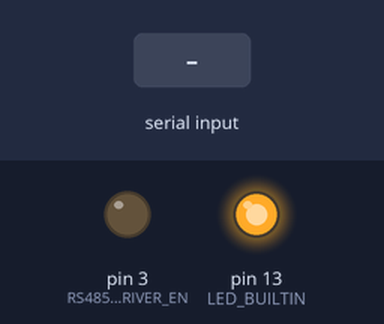
A sketch run on a simulated Arduino Uno, built with avr-gcc and run on an emulated ATmega328P. On the bench: output pins drawn as LEDs (lit = HIGH). Dashed ring = blinking. The inputs (shaded band) are chosen by the test bench. What the sketch prints to the serial monitor is not drawn.

Above: at 0.1 s.
At 0.84 s:
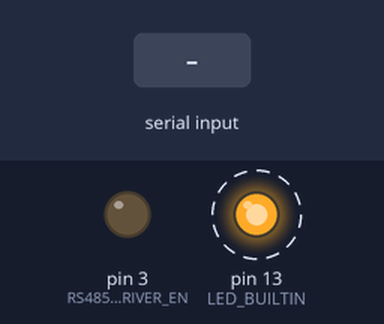
1.5 s: "1" received over Serial
At 2.07 s:
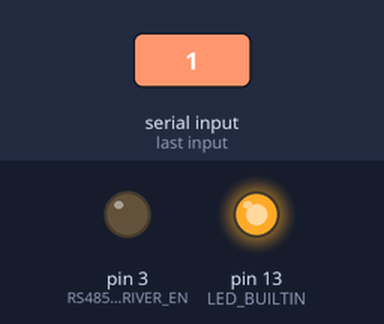
Timing chart, 0 to 10.5 s (numbered marks = the images above; inputs shaded):
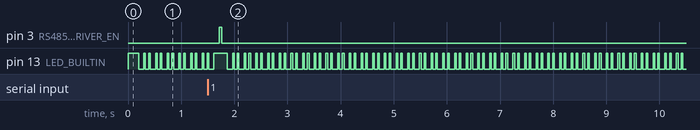

Measured:
- after the input at 1.5 s, pin 3 (RS485_DRIVER_EN): LOW → HIGH after 0.22 s, → LOW 0.05 s later

The sketch:

SerialClient.ino
```cpp
/*
  Serial_bus_Client
  Sample implementation of a shared serial bus over RS485 on Arduino UNO
  Auther: vipula Liyanaarachchi
  Date: 15th Dec 2021
  All rights reserved.

*/

#define RS485_DRIVER_EN 3

const int SERIAL_READ_TIMEOUT_MS=100;
const int SERIAL_BAUD_RATE=9600;

const int BUFFER_SIZE = 35;
char buf[BUFFER_SIZE];

// the setup function runs once when you press reset or power the board
void setup() {

  // initialize digital pin LED_BUILTIN as an output, and turn it off
  pinMode(LED_BUILTIN, OUTPUT);
  digitalWrite(LED_BUILTIN, LOW);

  //Configure the RS485 Driver Controller, and keep it disabled.
  pinMode(RS485_DRIVER_EN,OUTPUT);
  digitalWrite(RS485_DRIVER_EN,LOW);

  //initialize the Serial port that's connected to the IDE via USB.
  //This is a Full duplex URAT, so we need to use this for the
  //main communication.
  Serial.begin(SERIAL_BAUD_RATE);
  Serial.setTimeout(SERIAL_READ_TIMEOUT_MS); //set read time out to 100ms
  //We never get a full size packet so most of the time we time out at read.
  //Therefore the client timeout has to be lower than the HOST read time out
  //We are the client, so we can not Tx anything now.

  //Blink the LED for bebugging
  digitalWrite(LED_BUILTIN, HIGH);    // turn the LED on (HIGH is the voltage level)
  delay(200);                         // wait..
  digitalWrite(LED_BUILTIN, LOW);     // turn the LED off by making the voltage LOW
}

// the loop function runs over and over again forever
void loop() {

  //wait for the host.
  int rlen = Serial.readBytes(buf, BUFFER_SIZE);
  //We always return after the time out, as the BUFFER_SIZE is
  //larger than the host packet.

  if (rlen > 0) {

    //Validate the data packet here.

    //We need to give some time for the Host to disable the Driver before we can enable it.

    //Here we do this with a delay, and an LED blink patern
    digitalWrite(LED_BUILTIN, HIGH);    // turn the LED on (HIGH is the voltage level)
    delay(100);                         // This delay is not a random number.

    //Enable the Driver for transmission (Responce)
    digitalWrite(RS485_DRIVER_EN,HIGH);

    //Packet Format
    //There is one Host in the system, with multiple clients, so each packet has to have the client ID.
    //Client ID starts from 1. (Zero is reserved for Host)
    //<OwnerType:1><:><ClientID:1><:><SeesionID:1><:><ComType:1><:><DataLength:1><:><Data:DataLength><:E><CRC:2>
    //Sample 1 => H:x:y:R:z::E:cc => From Host, Read request to client x. No data
    //Sample 2 => C:x:y:W:z:ACK:E:cc => Client responce, from clinet x, write request to host. z = 3, Massage = "ACK".


    //This is not the corrrect way to construct the dataBlock., just for debugging
    //The length of this data chunk has to be smaller than BUFFER_SIZE.
    Serial.write("C:"); //From Client
    Serial.write(0x01); //Clinet 01
    Serial.write(":");  //Seperator
    Serial.write(0x00); //Session ID, static. This has to be derived from the Host call.
    Serial.write(":W:");  //Seperator, Write to host
    Serial.write(0x03); //Data Length 03
    Serial.write("ACK:E:");  //Responce, ACK, Seperator, EndCode
    Serial.write(0x43); //Dummy CRC
    Serial.write(0x0A); //End of line

    //Here we have to wait for the Tx to complete before disabling the driver.
    //This has to be done with Serial.availableForWrite() or some other suitable function.
    delay(50); // This delay is not a random number.
    //Disable the Driver for transmission
    digitalWrite(RS485_DRIVER_EN,LOW);

    //Here we add a delay for the LED blink patern (for Debug only)
    delay(100);                         // This delay is not a random number.
    digitalWrite(LED_BUILTIN, LOW);    // turn the LED off by making the voltage LOW

  }
  else {
  //Time out error via the LED
  digitalWrite(LED_BUILTIN, HIGH);    // turn the LED on (HIGH is the voltage level)
  delay(30);                         // wait..
  digitalWrite(LED_BUILTIN, LOW);     // turn the LED off by making the voltage LOW
  delay(60);                         // wait..
  digitalWrite(LED_BUILTIN, HIGH);    // turn the LED on (HIGH is the voltage level)
  delay(30);                         // wait..
  digitalWrite(LED_BUILTIN, LOW);     // turn the LED off by making the voltage LOW
  }


}
```
